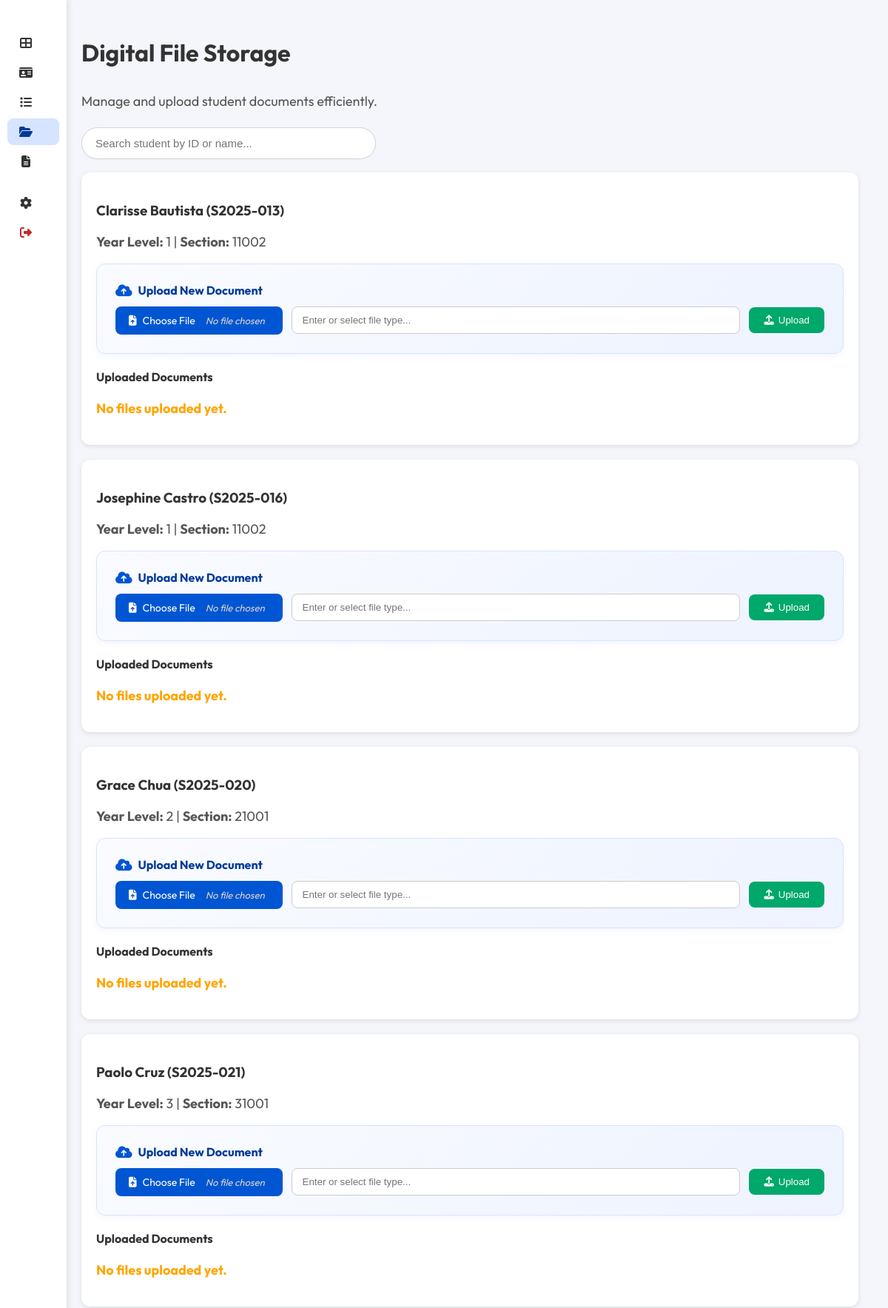
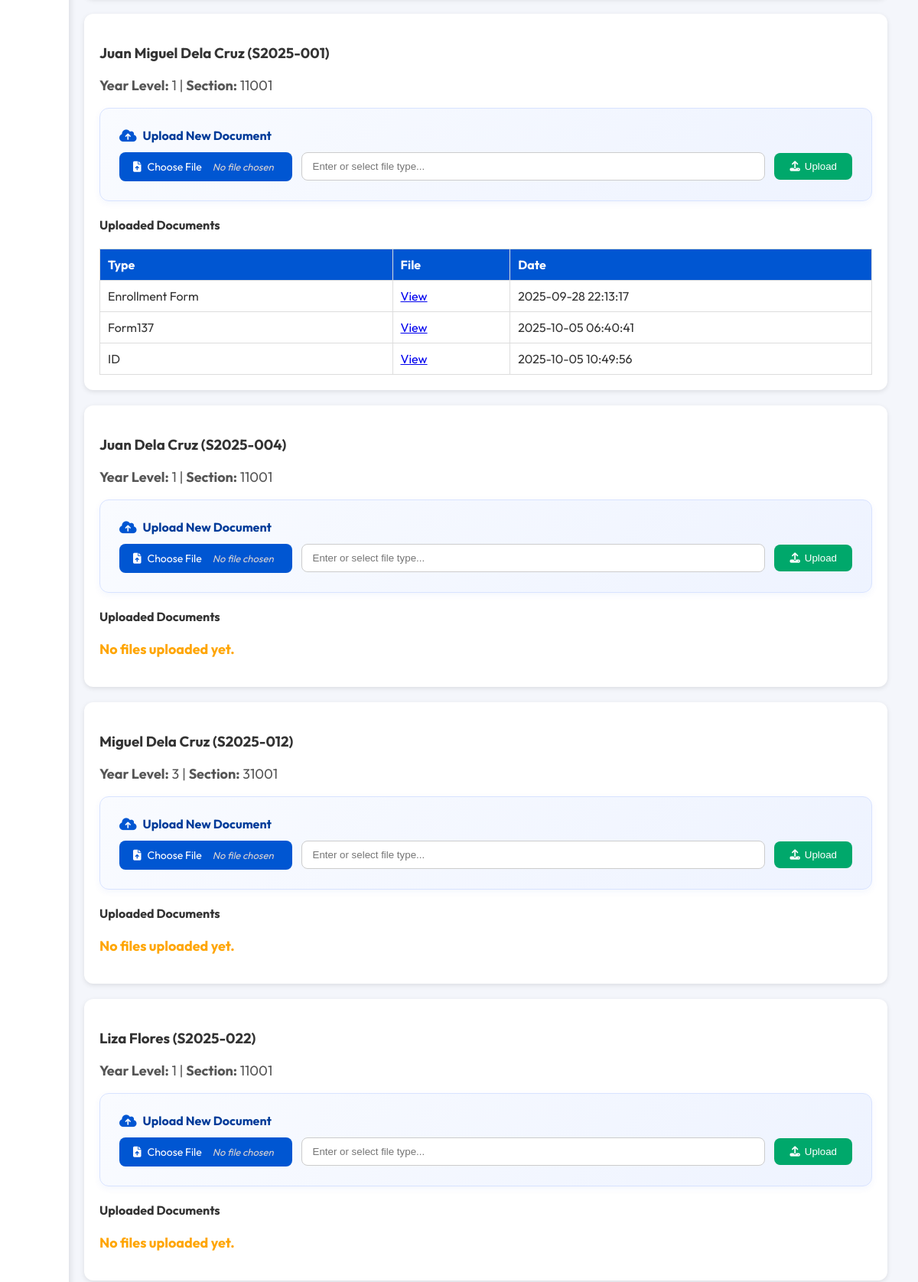
Page /staff/FileStorage.php (signed in, upper part) on the committed database (2 pictures, top to bottom).
### tables this page shows
CREATE TABLE `students` (
  `student_id` varchar(255) NOT NULL,
  `user_id` int(11) DEFAULT NULL,
  `first_name` varchar(255) DEFAULT NULL,
  `last_name` varchar(255) DEFAULT NULL,
  `birthdate` date DEFAULT NULL,
  `gender` varchar(255) DEFAULT NULL,
  `program` varchar(50) NOT NULL,
  `year_level` int(11) DEFAULT NULL,
  `section` int(10) NOT NULL,
  `student_status` varchar(255) DEFAULT NULL,
  `photo_path` text DEFAULT NULL,
  `date_registered` date DEFAULT NULL,
  `email` varchar(255) DEFAULT NULL,
  `contact_no` varchar(255) DEFAULT NULL
);

CREATE TABLE `file_storage` (
  `file_id` int(11) NOT NULL,
  `student_id` varchar(255) DEFAULT NULL,
  `file_type` varchar(255) DEFAULT NULL,
  `file_path` text DEFAULT NULL,
  `uploaded_by` int(11) DEFAULT NULL,
  `upload_date` timestamp NOT NULL DEFAULT current_timestamp() ON UPDATE current_timestamp()
);

### staff/FileStorage.php (the view, shortened to what this page needs)
<?php
include "StaffSidenav.php";
?>
<!DOCTYPE html>
<html lang="en">
<head>
  <link rel="stylesheet" href="https://cdnjs.cloudflare.com/ajax/libs/font-awesome/6.4.0/css/all.min.css">
</head>
<body>
<div class="content">
 <div class="header-bar">
  <h1>Digital File Storage</h1>
  <p>Manage and upload student documents efficiently.</p>
  <div class="search-bar">
    <input type="text" id="searchInput" placeholder="Search student by ID or name..." autocomplete="off">
  </div>
</div>
  <div id="studentContainer">
    <?php
    $query = $conn->query("SELECT student_id, first_name, last_name, year_level, section FROM students ORDER BY last_name ASC");
    while ($row = $query->fetch_assoc()) {
        echo "
                <div class='file-card student-card' data-name='{$row['first_name']} {$row['last_name']}' data-id='{$row['student_id']}'>
                <h3>{$row['first_name']} {$row['last_name']} ({$row['student_id']})</h3>
                <p><b>Year Level:</b> {$row['year_level']} | <b>Section:</b> {$row['section']}</p>
                <div class='upload-section'>
                    <div class='upload-header'>
                    <i class='fas fa-cloud-upload-alt'></i>
                    <h4>Upload New Document</h4>
                    </div>
                    <form action='upload_student_file.php' method='POST' enctype='multipart/form-data' class='upload-form'>
                    <input type='hidden' name='student_id' value='{$row['student_id']}'>
                    <label class='file-label'>
                        <i class='fas fa-file-upload'></i> Choose File
                        <input type='file' name='document' required hidden onchange=\"this.parentNode.querySelector('.file-name').textContent = this.files[0] ? this.files[0].name : 'No file chosen';\">
                        <span class='file-name'>No file chosen</span>
                    </label>
                    <input list='docTypes' name='doc_type' class='doc-input' placeholder='Enter or select file type...' required>
                    <datalist id='docTypes'>
                        <option value='Form 137'>
                        <option value='Good Moral'>
                        <option value='Birth Certificate'>
                        <option value='Transcript of Records'>
                        <option value='Report Card'>
                        <option value='Honorable Dismissal'>
                        <option value='Voucher'>
                    </datalist>
                    <button type='submit' class='upload-btn'><i class='fas fa-upload'></i> Upload</button>
                    </form>
                </div>";
        $docs = $conn->prepare("SELECT file_type, file_path, upload_date FROM file_storage WHERE student_id = ?");
        $docs->bind_param("s", $row['student_id']);
        $docs->execute();
        $files = $docs->get_result();
        echo "<div class='doc-list'><h4>Uploaded Documents</h4>";
        if ($files->num_rows > 0) {
            echo "<table><tr><th>Type</th><th>File</th><th>Date</th></tr>";
            while ($d = $files->fetch_assoc()) {
                echo "<tr>
                        <td>{$d['file_type']}</td>
                        <td><a href='#' class='view-file' data-src='../{$d['file_path']}'>View</a></td>
                        <td>{$d['upload_date']}</td>
                      </tr>";
            }
            echo "</table>";
        } else {
            echo "<p class='status-pending'>No files uploaded yet.</p>";
        }
        echo "</div></div>";
    }
    ?>
  </div>
 </div>
</body>
</html>

### staff/StaffSidenav.php (style rules this page uses)
body { margin: 0; font-family: 'Outfit', sans-serif; background: #f9f9f9; color: #333; display: flex; }
.content { margin-left: 70px; padding: 20px; transition: margin-left 0.3s ease; flex: 1; }

### staff/FileStorage.php (style rules this page uses)
body { font-family: 'Outfit', sans-serif; background: #f4f6fb; margin: 0; display: flex; }
.content, .container { flex: 1; margin-left: 240px; padding: 20px 40px; transition: margin-left 0.3s ease; box-sizing: border-box; }
.sidebar.collapsed ~ .content, .sidebar.collapsed ~ .container { margin-left: 70px; }
h1 { font-size: 32px; margin-bottom: 10px; }
p { font-size: 18px; color: #555; }
.header-bar { width: 100%; max-width: 1200px; display: flex; flex-direction: column; align-items: flex-start; gap: 6px; margin: 0 0 18px 0; padding-top: 10px; }
.search-bar { position: relative; width: 100%; max-width: 360px; }
#searchInput { padding: 12px 18px; width: 100%; border: 1px solid #d1d5db; border-radius: 25px; font-size: 15px; background: #fff; box-shadow: 0 1px 3px rgba(0,0,0,0.04); transition: all 0.2s ease; }
button { background: #0056d2; color: white; border: none; padding: 10px 20px; border-radius: 8px; cursor: pointer; }
.file-card { background: white; padding: 20px; border-radius: 12px; box-shadow: 0 2px 6px rgba(0,0,0,0.1); margin-bottom: 20px; }
.upload-section { margin-top: 15px; background: linear-gradient(135deg, #f9fbff 0%, #eef3ff 100%); border: 1px solid #d8e3ff; padding: 25px; border-radius: 12px; text-align: left; box-shadow: 0 3px 10px rgba(0, 86, 210, 0.05); transition: all 0.3s ease; position: relative; }
.upload-section form { display: flex; flex-wrap: wrap; align-items: center; justify-content: flex-start; gap: 12px; }
.file-label { background: #0056d2; color: white; padding: 10px 18px; border-radius: 8px; cursor: pointer; font-size: 14px; display: flex; align-items: center; gap: 8px; transition: background 0.3s ease; }
.file-name { font-size: 13px; color: #d7d2d2; padding: 0 6px; font-style: italic; }
.upload-section input[list] { padding: 10px 14px; border: 1px solid #ccc; border-radius: 8px; flex: 1; min-width: 220px; transition: border 0.3s ease; }
.upload-btn { background: #00a86b; color: white; border: none; padding: 10px 20px; border-radius: 8px; cursor: pointer; font-weight: 500; display: flex; align-items: center; gap: 6px; transition: background 0.3s ease, transform 0.2s; }
.upload-header { display: flex; align-items: center; gap: 8px; margin-bottom: 12px; }
.upload-header i { color: #0056d2; font-size: 18px; }
.upload-header h4 { font-size: 16px; color: #003b99; margin: 0; }
.doc-list { margin-top: 20px; }
.doc-list table { width: 100%; border-collapse: collapse; }
.doc-list th, .doc-list td { border: 1px solid #ddd; padding: 10px; text-align: left; }
.doc-list th { background: #0056d2; color: #fff; }
.status-pending { color: orange; font-weight: bold; }

### rows in the picture
students: first_name "Clarisse", last_name "Bautista", student_id "S2025-013", year_level "1", section "11002", shows "No files uploaded yet."
students: first_name "Josephine", last_name "Castro", student_id "S2025-016", year_level "1", section "11002", shows "No files uploaded yet."
students: first_name "Grace", last_name "Chua", student_id "S2025-020", year_level "2", section "21001", shows "No files uploaded yet."
students: first_name "Paolo", last_name "Cruz", student_id "S2025-021", year_level "3", section "31001", shows "No files uploaded yet."
students: first_name "Juan Miguel", last_name "Dela Cruz", student_id "S2025-001", year_level "1", section "11001"
file_storage: file_type "Enrollment Form", upload_date "2025-09-28 22:13:17"
file_storage: file_type "Form137", upload_date "2025-10-05 06:40:41"
file_storage: file_type "ID", upload_date "2025-10-05 10:49:56"
students: first_name "Juan", last_name "Dela Cruz", student_id "S2025-004", year_level "1", section "11001", shows "No files uploaded yet."
students: first_name "Miguel", last_name "Dela Cruz", student_id "S2025-012", year_level "3", section "31001", shows "No files uploaded yet."
students: first_name "Liza", last_name "Flores", student_id "S2025-022", year_level "1", section "11001", shows "No files uploaded yet."
